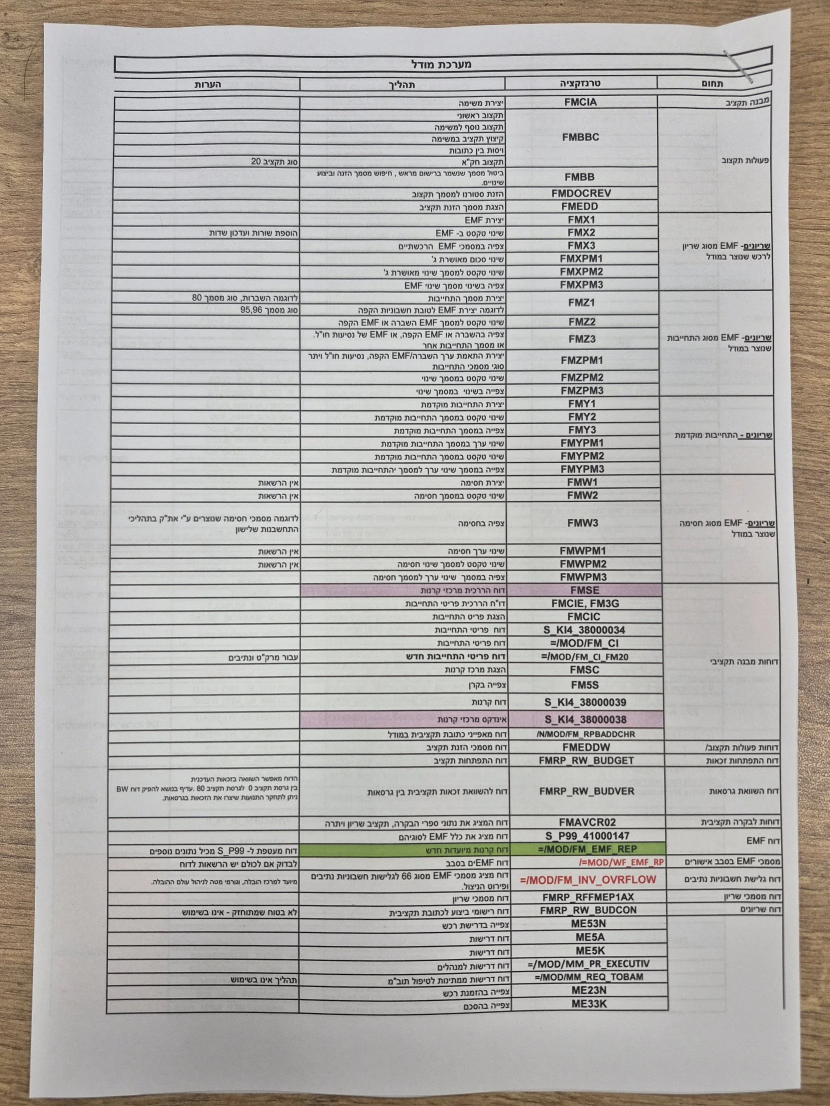
#> input picture app/src/main/assets/bench/photo1.webp, 1659 x 2212 px, given in place of f0.png, which was not available (shown at 1/2 size); the run also reads 1 picture not shown here
$ python filter_check.py ../app/src/main/assets/bench/photo1.webp
#> lines starting #> are read from the running program, lines starting #| are printed output that depends on the picture; after the words box and inside, x2 and y2 are one past the last pixel; in counts of white or black regions, pixels touching at a corner belong together; pictures that were not available may be replaced by others from this repository, and a replacement may not be noted
"""Filter acceptance: text that is readable in Original must stay readable in every filter.
usage: python -I tools/filter_check.py RENDER_DIR... (each holds f0.png .. f5.png from `fs_cli render`)
Local paper level: 41-px median of the grey image (text covers far less than half of the
window). Ink in Original: >= 20 levels darker than the local paper. Retained in a filter:
>= 8 levels darker than that filter's local paper. (A dilated, local-maximum background
counts paper grain of phone photos as ink, so it is not used here.)
A mark (8-connected ink component, >= 3 px) is lost if none of its pixels is retained."""
import sys, os, cv2, numpy as np
NAMES = ['Original', 'Lighten', 'Auto color', 'Grayscale', 'High contrast', 'Black & white']
def contrast(img):
    g = cv2.cvtColor(img, cv2.COLOR_BGR2GRAY)
    bg = cv2.medianBlur(g, 41)
    return bg.astype(np.int16) - g
worst = 0
for d in sys.argv[1:]:
    o = cv2.imread(f'{d}/f0.png')
#> o is the input picture: shape (2212, 1659, 3); mean B, G, R 169.9, 173.7, 176.6
    c0 = contrast(o)
#> in contrast, `return bg.astype(np.int16) - g`:
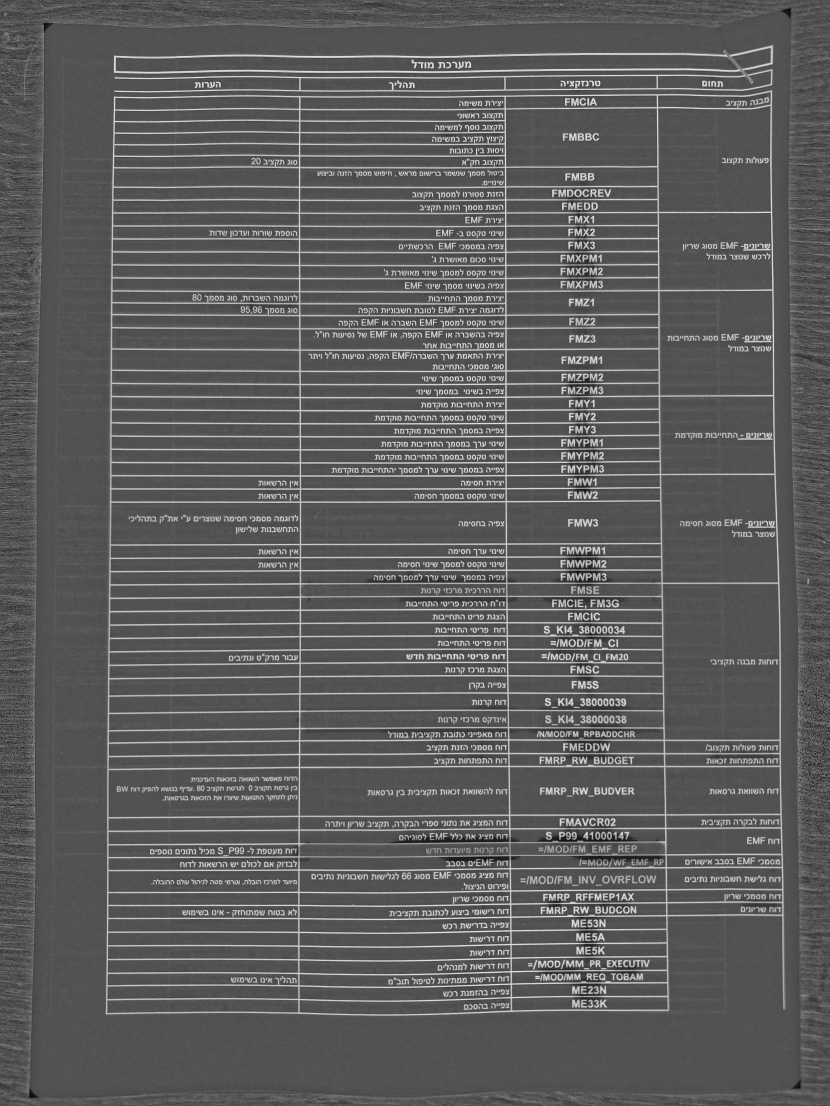
#> returned value: shape (2212, 1659) int16 (shown at 1/2 size); min -98, max 205, mean 13.1; drawn with min black and max white
    ink = c0 >= 20
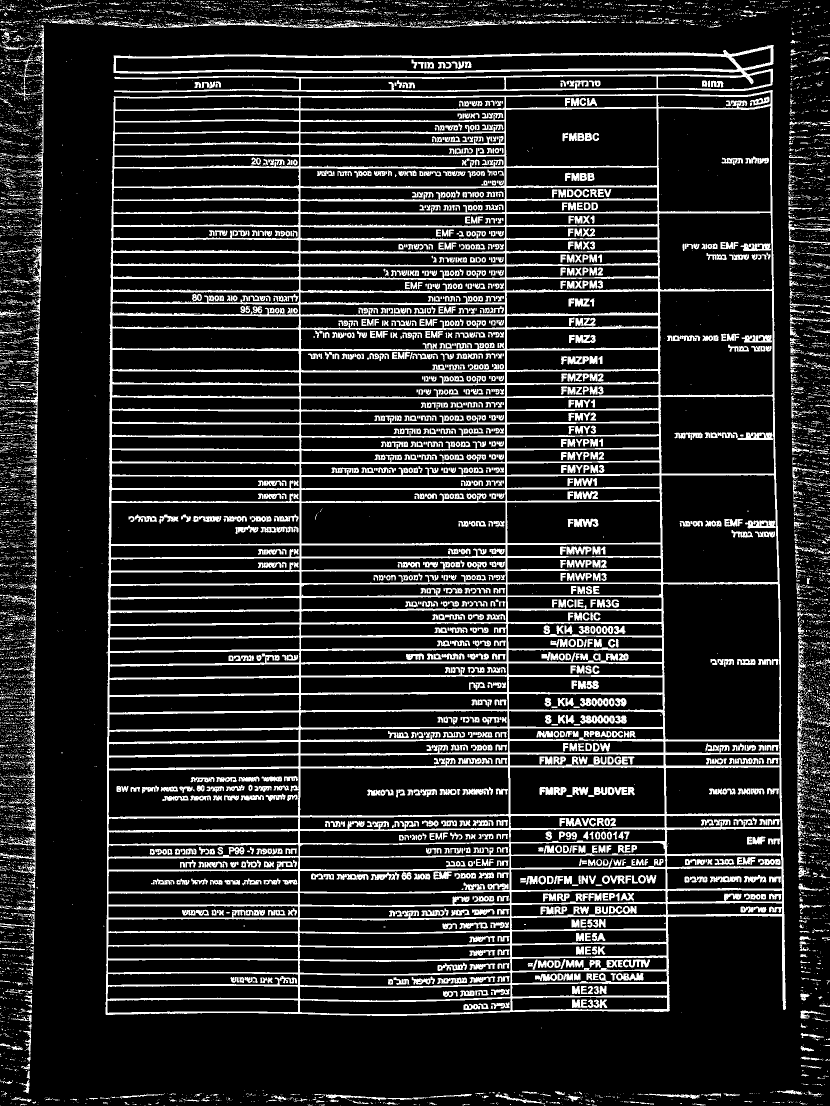
#> ink: shape (2212, 1659) bool (shown at 1/2 size); 15.9% white; 10383 white regions (8588 under 20 px), largest, box (x1, y1, x2, y2) and area: (211, 180, 1572, 2032) 315248, (227, 90, 1548, 185) 22454, (37, 1311, 71, 1605) 1782
    hsv = cv2.cvtColor(o, cv2.COLOR_BGR2HSV)
#> hsv: shape (2212, 1659, 3); mean H, S, V 52.2, 16.1, 178
    faint = ink & (c0 < 60)
#> faint: shape (2212, 1659) bool; 5.5% white in thin lines or dots
    colour = ink & (hsv[..., 1] > 70)
#> colour: shape (2212, 1659) bool; 1.9% white in thin lines or dots
    n, lab, st, _ = cv2.connectedComponentsWithStats(ink.astype(np.uint8), 8)
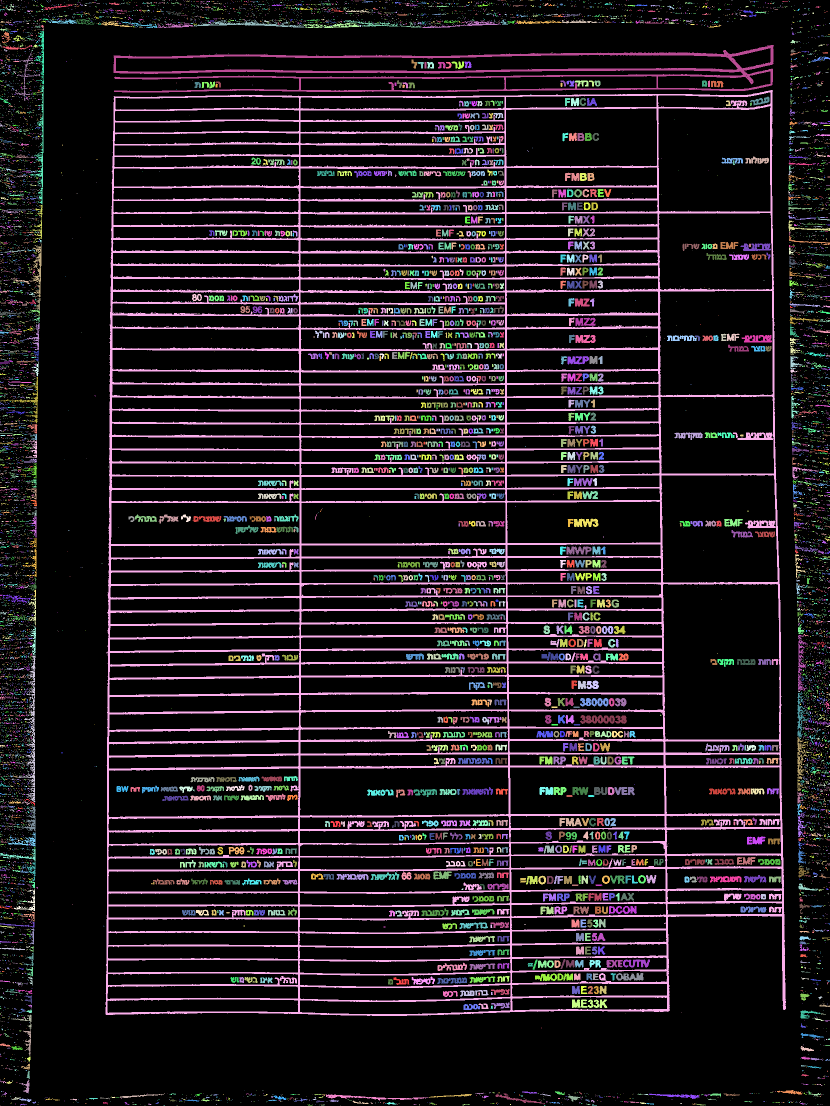
#> lab: shape (2212, 1659) int32 (shown at 1/2 size); 10384 distinct labels, from 0 to 10383; one colour per label, 0 black
#> n = 10384
    big = st[:, 4] >= 3; big[0] = False
    print(f'{os.path.basename(os.path.dirname(d))}: ink px {int(ink.sum())}, faint {int(faint.sum())}, coloured {int(colour.sum())}, marks {int(big.sum())}')
#| bench: ink px 584594, faint 203006, coloured 71327, marks 5183
    for k in range(1, 6):
        f = cv2.imread(f'{d}/f{k}.png')
        kept = contrast(f) >= 8
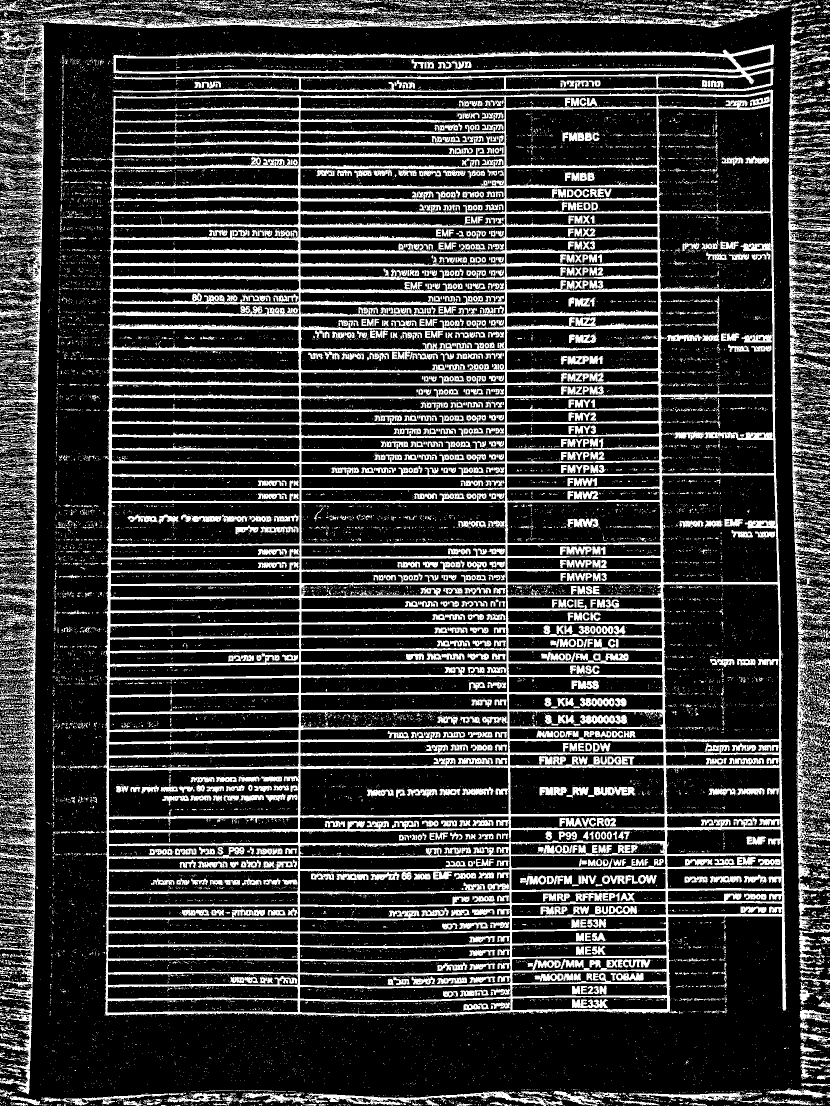
#> kept: shape (2212, 1659) bool (shown at 1/2 size); 22.1% white; 21591 white regions (19838 under 20 px), largest, box (x1, y1, x2, y2) and area: (202, 179, 1574, 2036) 401492, (225, 88, 1549, 185) 26731, (0, 46, 88, 975) 18053
        keep_lab = np.zeros(n, bool)
        keep_lab[np.unique(lab[kept & ink])] = True
        lost = int((big & ~keep_lab).sum())
#> lost = 0
        worst = max(worst, lost)
#> worst = 0
        r = lambda m: 100.0 * (kept & m).sum() / max(1, m.sum())
        print(f'   {NAMES[k]:14s} ink retained {r(ink):6.2f}%  faint {r(faint):6.2f}%  coloured {r(colour):6.2f}%  marks lost {lost}')
#|    Lighten        ink retained 100.00%  faint 100.00%  coloured 100.00%  marks lost 0
#> (the run stopped early here; a loop or call above may not have finished)
